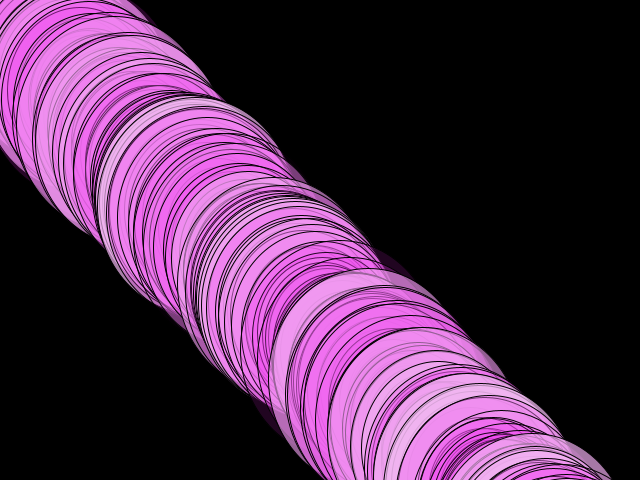
Frame 1 (no input)
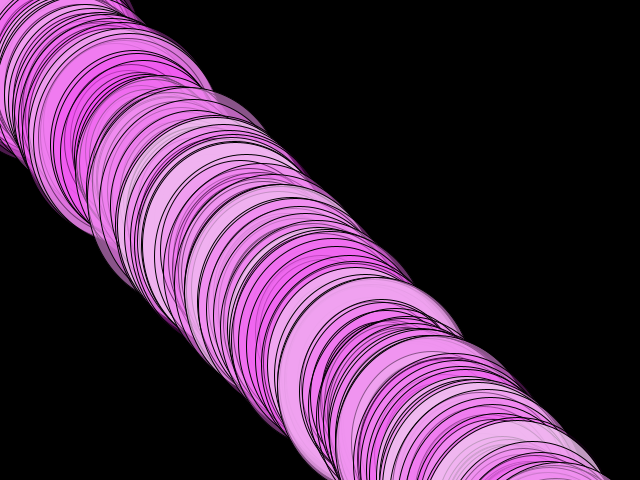
Frame 60 (the mouse pressed at the canvas centre just before this capture)
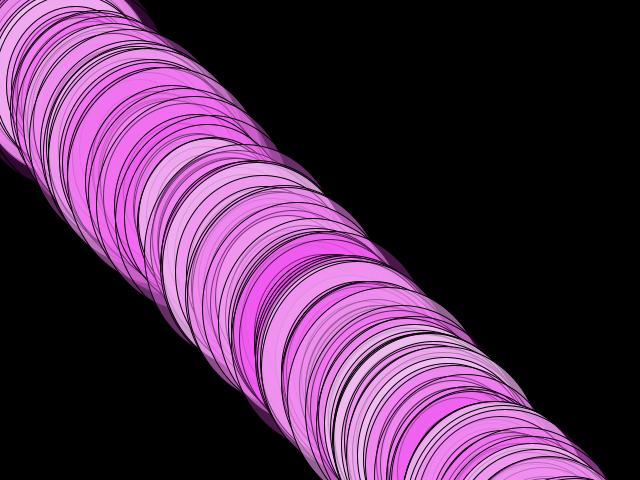
Frame 120 (the mouse held since frame 60 and released just before this capture)

The Processing sketch that drew these frames (run headless with seeded random() and noise(); from frame 60 on, the mouse is pressed at the canvas centre):

// Processing sketch: processing_116795
// ── processing_116795.pde

void setup(){
  size(640,480);
  frameRate(24);
  background(0);
  smooth();
  
}

void draw(){
  background (0);
  /*width es la anchura, podemos ponerlo cuando no estemos seguros
  de la anchura del lienzo*/
  
  for(int i = 0; i <width; i++){
    float a = random (200);
    ellipse(i, i + 10,a,a+20);
    for (int c = 0 ; c <= 255; c = c+20){
      fill(c, a, c, a);
    }
  }
  
}
